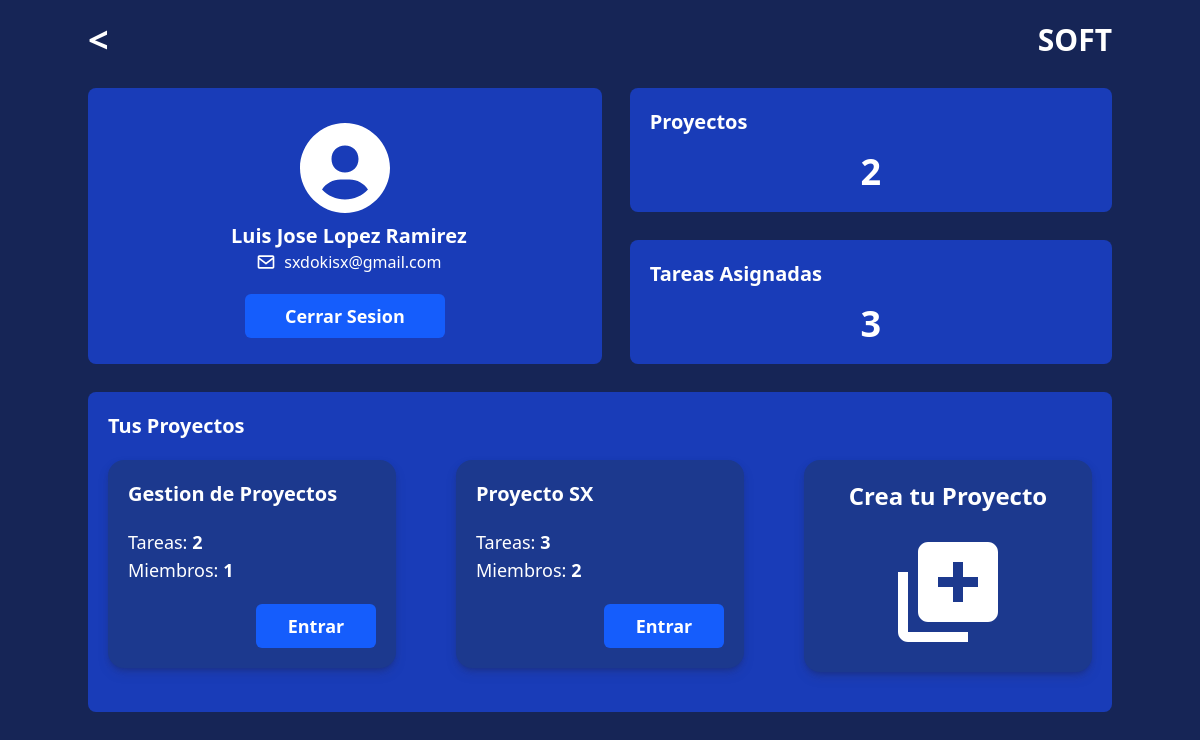
The page /perfil (signed in) on the database as committed earlier.
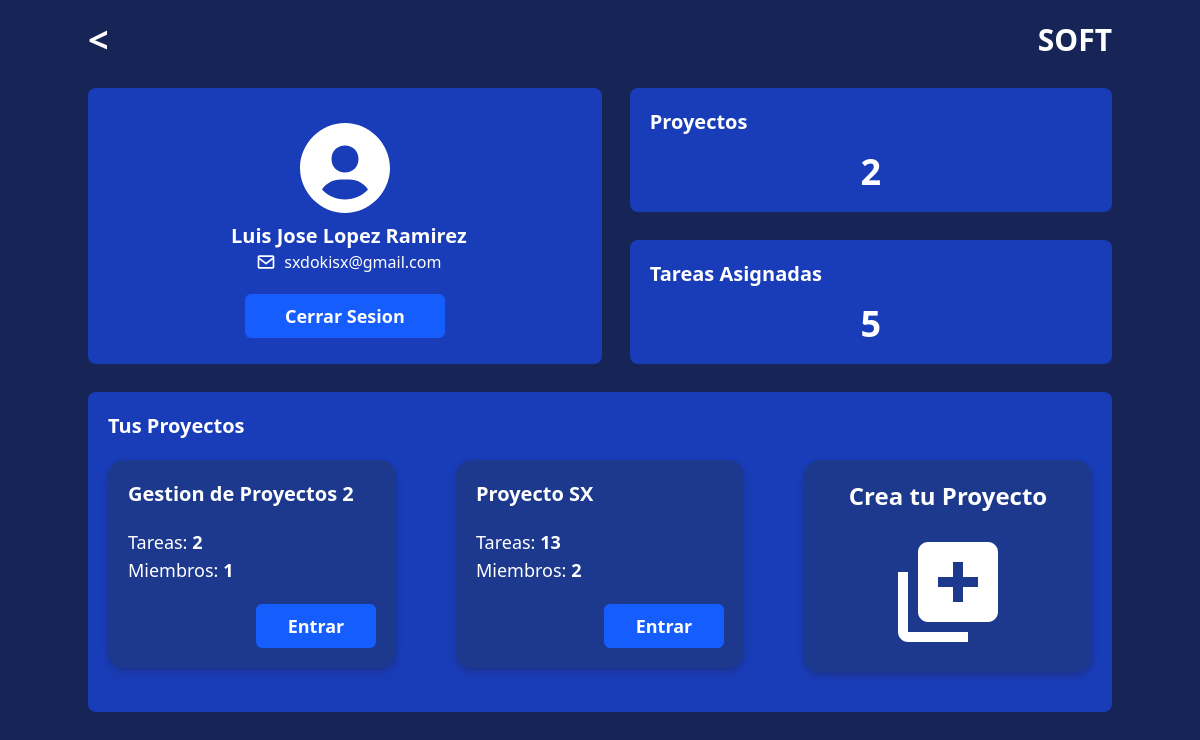
The same page on the database as committed later.
### GestionProyecto/models.py (models this page shows)
class miembros_proyecto(models.Model):
    id_proyecto = models.ForeignKey(Proyectos, on_delete=models.CASCADE)
    usuario = models.ForeignKey(Usuarios, on_delete=models.CASCADE)
    is_admin = models.BooleanField(default=False)

class Proyectos(models.Model):
    id_proyecto = models.AutoField(primary_key=True)
    nombre = models.CharField(max_length=100)
    estado = models.BooleanField(default=True)
    fecha_creacion = models.DateTimeField(auto_now_add=True)
    fecha_modificacion = models.DateTimeField(auto_now=True)

### GestionProyecto/views.py (the view, shortened to what this page needs)
# urls.py: path("perfil", views.Perfil, name='Perfil'),
def Perfil(request):
    if not request.user.is_authenticated:
        return redirect('Inicio')
    userProyectos = miembros_proyecto.objects.filter(usuario=request.user)
    usuario = Usuarios.objects.get(correo=request.user)
    totalProyectos = miembros_proyecto.objects.filter(usuario=request.user).count()
    totalTareas = tareas_proyecto.objects.filter(usuario_id=request.user).count()
    datosProyecto = {}
    for proy in userProyectos:
        datosProyecto[proy.id_proyecto] = {
            'TareasTotal': tareas_proyecto.objects.filter(id_proyecto=proy.id_proyecto).count(),
            'MiembrosTotal': miembros_proyecto.objects.filter(id_proyecto=proy.id_proyecto).count(),
        }
    return render(request, 'perfil.html', {
        'proyectos': userProyectos,
        'admin': request.user.is_staff,
        'usuario': usuario,
        'totalProyectos': totalProyectos,
        'totalTareas': totalTareas,
        'datosProyecto': datosProyecto.items(),
    })

### GestionProyecto/models.py (called while the page is built)
    def __str__(self):
        return self.correo

### GestionProyecto/templates/perfil.html (shortened to what the changed rows need)
{% extends "index.html" %}
{% load static %}
{% block Contenido %}
    <main class="w-full h-max text-white p-5 flex place-content-center">
        <section class="w-full h-full lg:max-w-screen-lg grid place-items-center auto-rows-max gap-7 mb-5">
            <header class="w-full h-auto py-5 bg-blue-800 rounded-lg place-content-center space-y-5 flex flex-col items-center md:row-start-2 md:row-end-4 md:h-full">
                <div class="flex md:flex-col items-center w-full">
                    <article class="ml-2">
                        <h2 class="titulos md:text-center">{{usuario.nombre}} {{usuario.apellido}}</h2>
                    </article>
                </div>
            </header>
            <article class="w-full h-full bg-blue-800 rounded-lg p-5 space-y-4 md:col-start-2 md:col-end-3">
                <h2 class="titulos">Proyectos</h2>
            </article>
            <article class="w-full h-full bg-blue-800 rounded-lg p-5 space-y-4 md:col-start-2 md:col-end-3">
                <h2 class="titulos">Tareas Asignadas</h2>
                <p class="text-4xl font-black text-center">{{totalTareas}}</p>
            </article>
            <main class="w-full h-max bg-blue-800 rounded-lg p-5 flex flex-col md:col-start-1 md:col-end-3">
                <h2 class="titulos">Tus Proyectos</h2>
                <section class="grid my-5 gap-15 md:grid-cols-2 lg:grid-cols-3 ">
                    {% for proyecto in proyectos %}
                        <div class="bg-blue-900 w-full h-max rounded-2xl p-5 sombraPanels">
                            <h4 class="text-xl font-bold mb-5">{{ proyecto.id_proyecto.nombre }}</h4>
                            {% for datos in datosProyecto %}
                                {% if proyecto.id_proyecto == datos.0 %}
                                    <span class="text-lg font-medium">Tareas: <strong>{{datos.1.TareasTotal}}</strong> </span>
                                    <p class="text-lg font-medium">Miembros: <strong>{{datos.1.MiembrosTotal}}</strong> </p>
                                {% endif %}
                            {% endfor %}
                            <div class="w-full flex flex-row-reverse">
                                <a href='{% url "ProyectoTablero" proyecto.id_proyecto.id_proyecto %}' class="botonStyle w-30 mt-5 text-center">Entrar</a>
                            </div>
                        </div>
                    {% endfor %}
                </section>
            </main>
        </section>
    </main>
{% endblock Contenido %}

Rows that differ between the two databases and show on the page:
changed through a linked row, miembros_proyecto: id_proyecto.nombre "Gestion de Proyectos" → "Gestion de Proyectos 2"
computed for Proyectos id 2: datos "3" → "13"
Other text that changed with them:
{{ totalTareas }}: "3" → "5"
